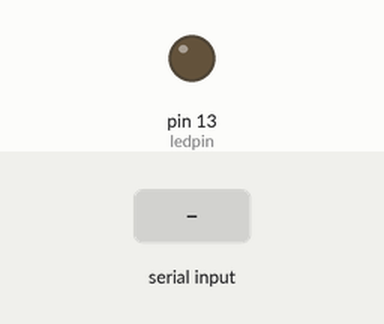
Recording of a sketch running on a simulated Arduino Uno, built with avr-gcc and run on an emulated ATmega328P. Parts: output pins drawn as LEDs (lit = HIGH). The inputs (shaded band) are chosen by the test bench.

Above: at 1.2 s.
1.3 s: "r" received over Serial
At 2.4 s:
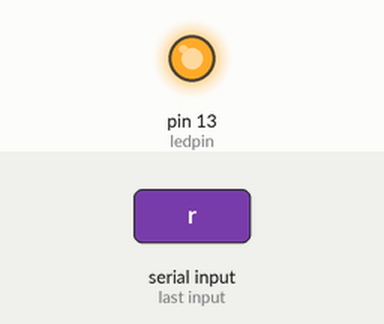
Timing chart, 0 to 5.8 s (numbered marks = the images above; inputs shaded):
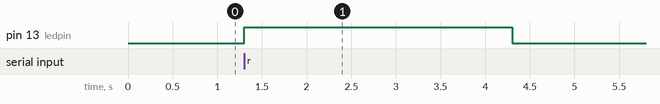

The sketch:

switcher_emu.ino
```cpp
int ledpin = 13;
int val = 0;
void setup(){
  Serial.begin(9600);
  pinMode(ledpin, OUTPUT);
  digitalWrite(ledpin, LOW);
}

void loop(){
  if (Serial.available() > 0) {
    val = Serial.read();
    if(val == 'r'){
      digitalWrite(ledpin, HIGH);
      delay(3000);
      digitalWrite(ledpin, LOW);
    }
  }
}
```

Measured:
- after the input at 1.3 s, pin 13 (ledpin): LOW → HIGH at once, → LOW 3.0 s later
